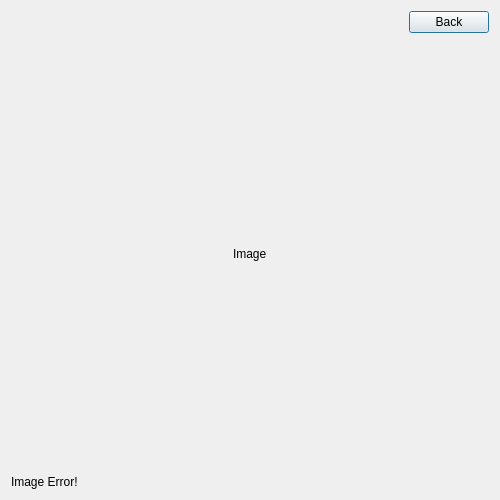
<?xml version="1.0" encoding="UTF-8"?>
<ui version="4.0">
 <class>ViewImageDialog</class>
 <widget class="QDialog" name="ViewImageDialog">
  <property name="geometry">
   <rect>
    <x>0</x>
    <y>0</y>
    <width>500</width>
    <height>500</height>
   </rect>
  </property>
  <property name="windowTitle">
   <string>DistImage</string>
  </property>
  <layout class="QVBoxLayout" name="verticalLayout_2">
   <item>
    <layout class="QHBoxLayout" name="horizontalLayout_2">
     <item>
      <spacer name="horizontalSpacer">
       <property name="orientation">
        <enum>Qt::Horizontal</enum>
       </property>
       <property name="sizeHint" stdset="0">
        <size>
         <width>40</width>
         <height>20</height>
        </size>
       </property>
      </spacer>
     </item>
     <item>
      <widget class="QPushButton" name="push_back">
       <property name="text">
        <string>Back</string>
       </property>
      </widget>
     </item>
    </layout>
   </item>
   <item>
    <layout class="QVBoxLayout" name="verticalLayout">
     <item>
      <spacer name="verticalSpacer">
       <property name="orientation">
        <enum>Qt::Vertical</enum>
       </property>
       <property name="sizeHint" stdset="0">
        <size>
         <width>20</width>
         <height>40</height>
        </size>
       </property>
      </spacer>
     </item>
     <item>
      <layout class="QHBoxLayout" name="horizontalLayout">
       <item>
        <spacer name="horizontalSpacer_2">
         <property name="orientation">
          <enum>Qt::Horizontal</enum>
         </property>
         <property name="sizeHint" stdset="0">
          <size>
           <width>40</width>
           <height>20</height>
          </size>
         </property>
        </spacer>
       </item>
       <item>
        <widget class="QLabel" name="lbl_image">
         <property name="text">
          <string>Image</string>
         </property>
        </widget>
       </item>
       <item>
        <spacer name="horizontalSpacer_3">
         <property name="orientation">
          <enum>Qt::Horizontal</enum>
         </property>
         <property name="sizeHint" stdset="0">
          <size>
           <width>40</width>
           <height>20</height>
          </size>
         </property>
        </spacer>
       </item>
      </layout>
     </item>
     <item>
      <spacer name="verticalSpacer_2">
       <property name="orientation">
        <enum>Qt::Vertical</enum>
       </property>
       <property name="sizeHint" stdset="0">
        <size>
         <width>20</width>
         <height>40</height>
        </size>
       </property>
      </spacer>
     </item>
    </layout>
   </item>
   <item>
    <widget class="QLabel" name="lbl_error">
     <property name="text">
      <string>Image Error!</string>
     </property>
    </widget>
   </item>
  </layout>
 </widget>
 <tabstops>
  <tabstop>push_back</tabstop>
 </tabstops>
 <resources/>
 <connections>
  <connection>
   <sender>push_back</sender>
   <signal>clicked()</signal>
   <receiver>ViewImageDialog</receiver>
   <slot>close()</slot>
   <hints>
    <hint type="sourcelabel">
     <x>525</x>
     <y>22</y>
    </hint>
    <hint type="destinationlabel">
     <x>383</x>
     <y>8</y>
    </hint>
   </hints>
  </connection>
 </connections>
</ui>
